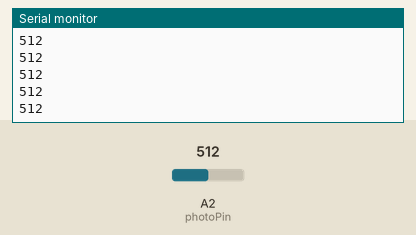
Simulated run of this sketch. Board: Arduino Uno, built with avr-gcc and run on an emulated ATmega328P. Parts: the last lines printed to the serial monitor. The test bench sets the inputs (shaded band); at power-on: A2 (photoPin) = 512.

Above: at 1.2 s.
1.3 s: A2 (photoPin) set to 716
At 1.31 s:
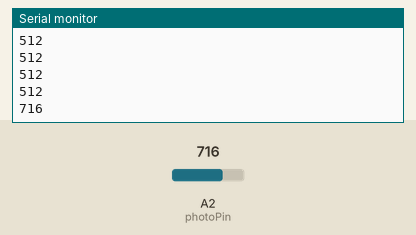
2.8 s: A2 (photoPin) set to 900
At 2.81 s:
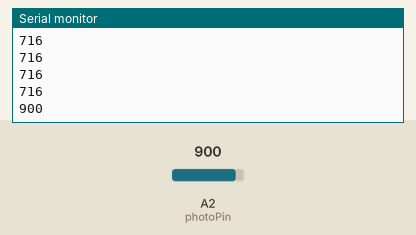
Timing chart, 0 to 5.8 s (numbered marks = the images above; inputs shaded):
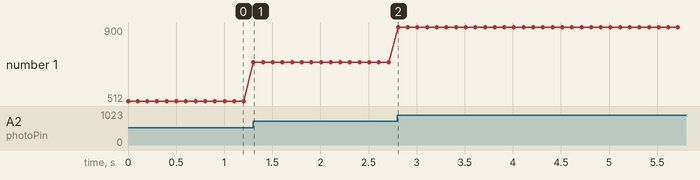

Measured:
- after the input at 1.3 s, the serial monitor: prints a new line at once (image 1)
- after the input at 2.8 s, the serial monitor: prints a new line at once (image 2)
- plotted number 1: 512 → 716 after the input at 1.3 s, 716 → 900 after the input at 2.8 s

The sketch:

arduino_photocell_test.ino
```cpp
int photoPin = A2;
int val = 0;

void setup()
{
  Serial.begin(9600);

}
void loop()
{
  val = analogRead(photoPin);
  Serial.println(val);

  delay(100);
}
```
